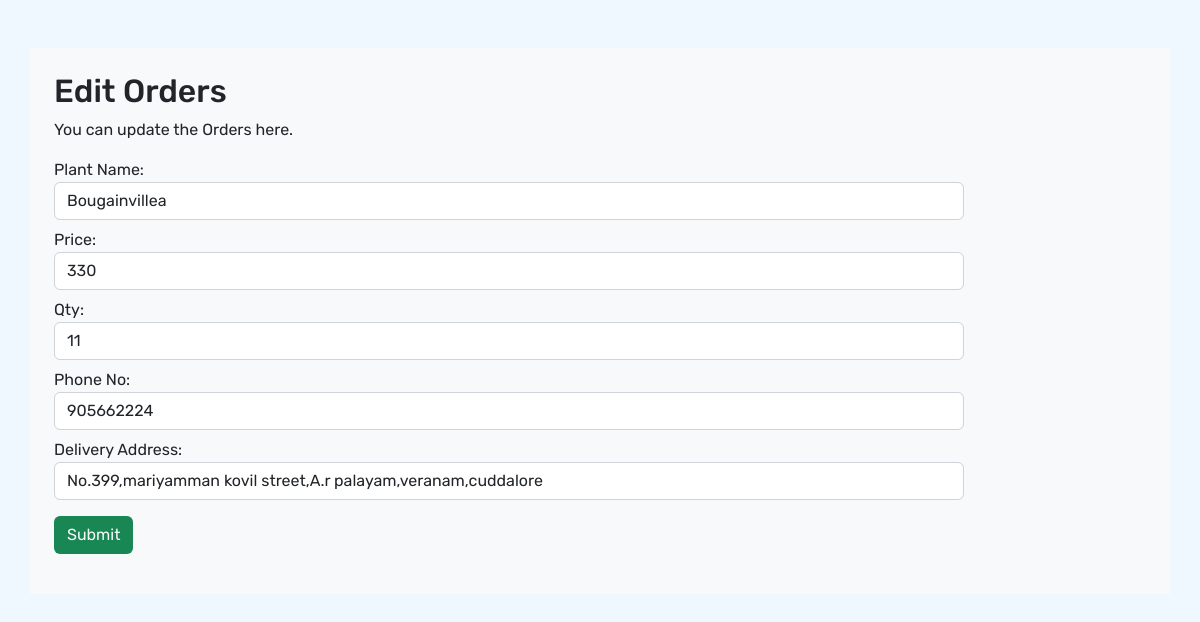
The app's page /admin/edit-order.php?pid=3 with its own data.
### tables this page shows
CREATE TABLE `orders` (
  `order_id` int(11) NOT NULL,
  `user_id` varchar(100) NOT NULL,
  `uemail` varchar(100) NOT NULL,
  `pid` int(19) NOT NULL,
  `pname_ord` varchar(100) NOT NULL,
  `qty_ord` varchar(200) NOT NULL,
  `price_ord` varchar(300) NOT NULL,
  `phone_ord` varchar(300) NOT NULL,
  `address_ord` varchar(300) NOT NULL,
  `order_date` varchar(200) NOT NULL
);

### admin/edit-order.php (the view, shortened to what this page needs)
<html lang="en">
<head>
  <link rel="stylesheet" href=".\css\bootstrap.min.css">
    <link rel="stylesheet" href=".\css\bootstrap-icons.css">
    <link rel="stylesheet" href=".\css\font-awesome.min.css">
    <link rel="stylesheet" href=".\css\style.css">
  <link rel="stylesheet" href="https://cdnjs.cloudflare.com/ajax/libs/font-awesome/6.2.1/css/all.min.css" />
</head>
<body>
<?php
    $servername='localhost';
    $username='root';
    $password='';
    $dbname = 'plantshop';
    $conn=mysqli_connect($servername,$username,$password,$dbname);
	 $id=$_GET['pid'];
     $sql = "SELECT * FROM orders where pid='$id'";
	 $data = mysqli_query($conn, $sql);
	if ($data->num_rows > 0) {
  while($row = $data->fetch_assoc()) {
    $pname = $row['pname_ord'];
    $pprice = $row['price_ord'];
    $pphone = $row['phone_ord'];
    $pqty = $row['qty_ord'];
    $paddr = $row['address_ord'];
    }
  }
   else {
  echo "0 results";
}
?>
 <div class="container mt-5 bg-light p-4 mb-5">
 <h2>Edit Orders</h2>
  <p>You can  update the Orders here.</p>
    <form class="form-horizontal" action="editation-order.php" method="post" enctype="multipart/form-data">
      <div class="form-group mt-2">
        <label class="control-label col-sm-2" for="pname">Plant Name:</label>
        <div class="col-sm-10">
          <input type="text" class="form-control" value="<?php echo $pname ?>" id="pname" placeholder="Enter name" name="pname" required>
        </div>
      </div>
      <div class="form-group mt-2">
        <label class="control-label col-sm-2" for="price">Price:</label>
        <div class="col-sm-10">
          <input type="text" class="form-control" id="price" value="<?php echo $pprice ?>" placeholder="Enter price" name="price" required>
        </div>
      </div>
      <div class="form-group mt-2">
        <label class="control-label col-sm-2" id="qtyid" for="qty">Qty:</label>
        <div class="col-sm-10">
          <input type="number" class="form-control" id="qty" value="<?php echo $pqty ?>"  placeholder="Enter Qty" name="qty" required>
        </div>
      </div>
    <div class="form-group mt-2">
    <label class="control-label col-sm-2" for="dphone">Phone No:</label>
    <div class="col-sm-10">
      <input type="text" class="form-control" id="dphone" value="<?php echo $pphone ?>" placeholder="Enter Phone No" name="dphone" required>
    </div>
  </div>
  <div class="form-group mt-2">
  <label class="control-label col-sm-2" for="deladdr">Delivery Address:</label>
  <div class="col-sm-10">
    <input type="text" class="form-control" id="deladdr" value="<?php echo $paddr ?>" placeholder="Enter Delivery Address" name="deladdr" required>
  </div>
</div>
      <div class="form-group mt-3">
        <div class="col-sm-offset-2 col-sm-10">
          <button type="submit" name="Submit" class="btn btn-default bg-success text-light">Submit</button>
        </div>
      </div>
    </form>
</div>
</body>
</html>

### admin/css/style.css (style rules this page uses)
body { font-family: 'Rubik', sans-serif; background-color:aliceblue; }
input { width: 100%; }

### records on screen
orders: pname "Bougainvillea", price "330", qty "11", dphone "905662224", deladdr "No.399,mariyamman kovil street,A.r palayam,veranam,cuddalore"
